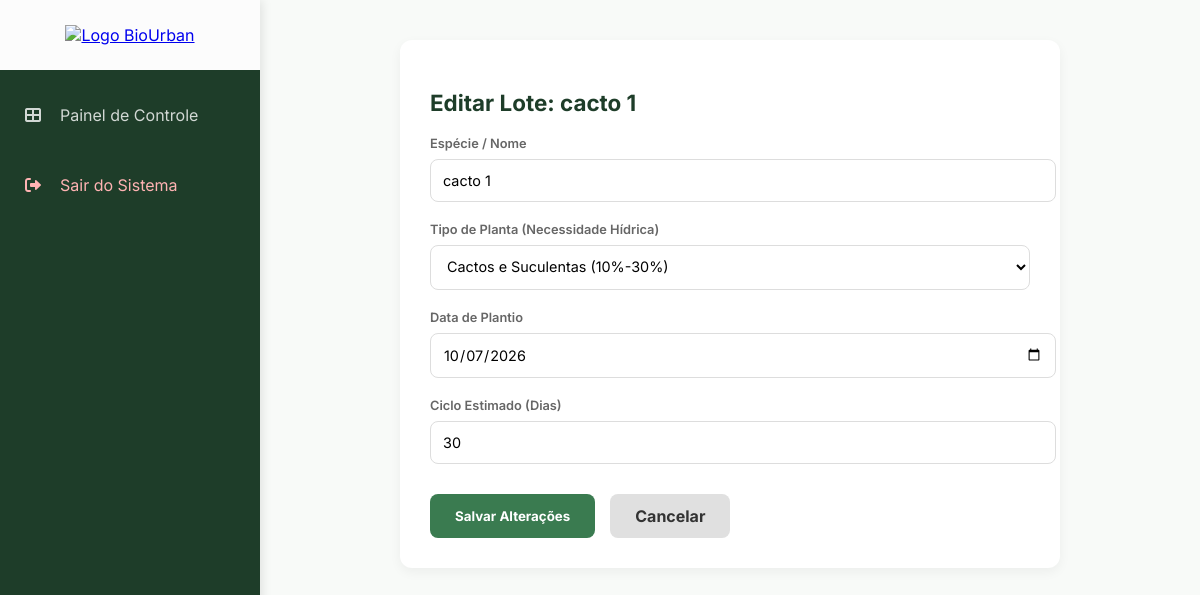
Before: /editar_hortalica/3 (signed in) with the older database file.
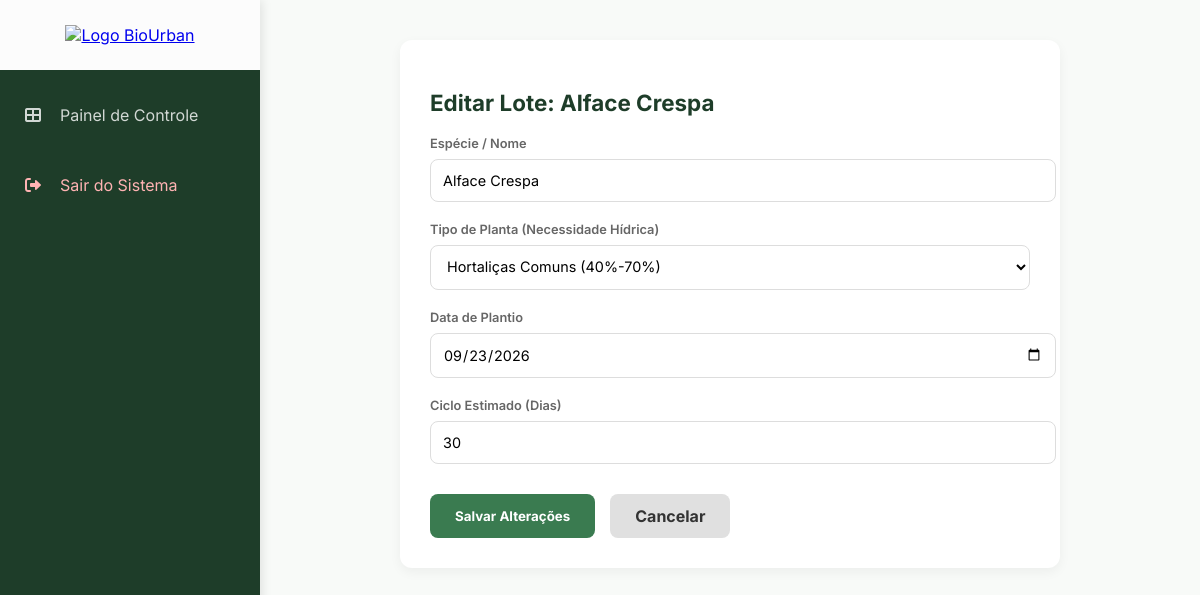
After: the same page with the newer database file.
### models.py (models this page shows)
class Hortalica(db.Model):
    id = db.Column(db.Integer, primary_key=True)
    nome = db.Column(db.String(100), nullable=False)
    data_plantio = db.Column(db.String(20), nullable=False)
    data_colheita = db.Column(db.String(20))
    ciclo_estimado = db.Column(db.Integer, default=0)
    status = db.Column(db.String(20), default="Crescendo")
    fazenda_id = db.Column(db.Integer, db.ForeignKey('fazenda.id'), nullable=False)
    umidade_atual = db.Column(db.Float, nullable=True, default=0.0)
    categoria_hidrica = db.Column(db.String(30), default="hortalica")
    registros = db.relationship('RegistroHidrico', backref='planta', lazy=True)

### app.py (the view, shortened to what this page needs)
@app.route('/editar_hortalica/<int:id>', methods=['GET', 'POST'])
@login_required
def editar_hortalica(id):
    h = db.session.get(Hortalica, id)
    if not h or h.fazenda.usuario_id != current_user.id:
        return "Acesso Negado", 403
    return render_template('editar_hortalica.html', hortalica=h)

### app.py (called while the page is built)
@login_manager.user_loader
def load_user(user_id):
    return db.session.get(Usuario, int(user_id))

### templates/editar_hortalica.html (shortened to what this page needs)
{% extends "layout.html" %}
{% block content %}
<div style="background: white; padding: 30px; border-radius: 12px; box-shadow: 0 4px 12px rgba(0,0,0,0.05); max-width: 600px; margin: 0 auto;">
    <h2 style="margin-bottom: 20px; color: var(--dark-bg); font-size: 1.4rem;">Editar Lote: {{ hortalica.nome }}</h2>
    <form method="POST" style="display: flex; flex-direction: column; gap: 20px;">
        <div>
            <label style="font-size: 0.8rem; color: #666; margin-bottom: 8px; display: block; font-weight: 600;">Espécie / Nome</label>
            <input type="text" name="nome" value="{{ hortalica.nome }}" required style="width: 100%; padding: 12px; border: 1px solid #ddd; border-radius: 8px; font-size: 0.9rem;">
        </div>
        <div>
            <label style="font-size: 0.8rem; color: #666; margin-bottom: 8px; display: block; font-weight: 600;">Tipo de Planta (Necessidade Hídrica)</label>
            <select name="categoria_hidrica" style="width: 100%; padding: 12px; border: 1px solid #ddd; border-radius: 8px; font-size: 0.9rem; background: white;">
                <option value="hortalica" {% if hortalica.categoria_hidrica == 'hortalica' %}selected{% endif %}>Hortaliças Comuns (40%-70%)</option>
                <option value="arida" {% if hortalica.categoria_hidrica == 'arida' %}selected{% endif %}>Cactos e Suculentas (10%-30%)</option>
            </select>
        </div>
        <div>
            <label style="font-size: 0.8rem; color: #666; margin-bottom: 8px; display: block; font-weight: 600;">Data de Plantio</label>
            <input type="date" name="data_plantio" value="{{ hortalica.data_plantio }}" required style="width: 100%; padding: 12px; border: 1px solid #ddd; border-radius: 8px; font-size: 0.9rem;">
        </div>
        <div>
            <label style="font-size: 0.8rem; color: #666; margin-bottom: 8px; display: block; font-weight: 600;">Ciclo Estimado (Dias)</label>
            <input type="number" name="ciclo_estimado" value="{{ hortalica.ciclo_estimado }}" style="width: 100%; padding: 12px; border: 1px solid #ddd; border-radius: 8px; font-size: 0.9rem;">
        </div>
        <div style="display: flex; gap: 15px; margin-top: 10px;">
            <button type="submit" style="background: var(--primary-green); border: none; padding: 12px 25px; border-radius: 8px; color: white; cursor: pointer; font-weight: 700;">Salvar Alterações</button>
            <a href="{{ url_for('ver_fazenda', id=hortalica.fazenda_id) }}" style="background: #e0e0e0; color: #333; text-decoration: none; padding: 12px 25px; border-radius: 8px; font-weight: 700; display: inline-flex; align-items: center;">Cancelar</a>
        </div>
    </form>
</div>
{% endblock %}

Changed rows visible on the page:
changed Hortalica: nome "cacto 1" → "Alface Crespa"; categoria_hidrica "Cactos e Suculentas (10%-30%)" → "Hortaliças Comuns (40%-70%)"; data_plantio "10/07/2026" → "09/23/2026"
